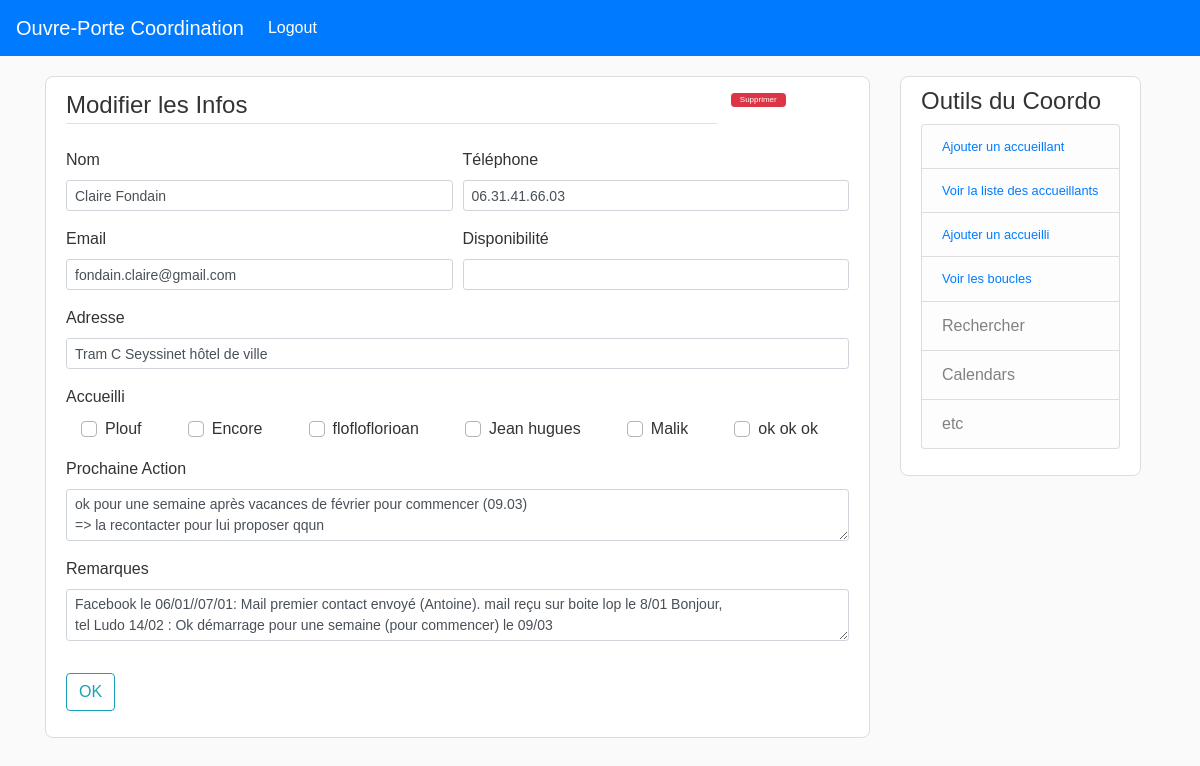
/accueillant/1 (signed in), run on an earlier commit of the app's database.
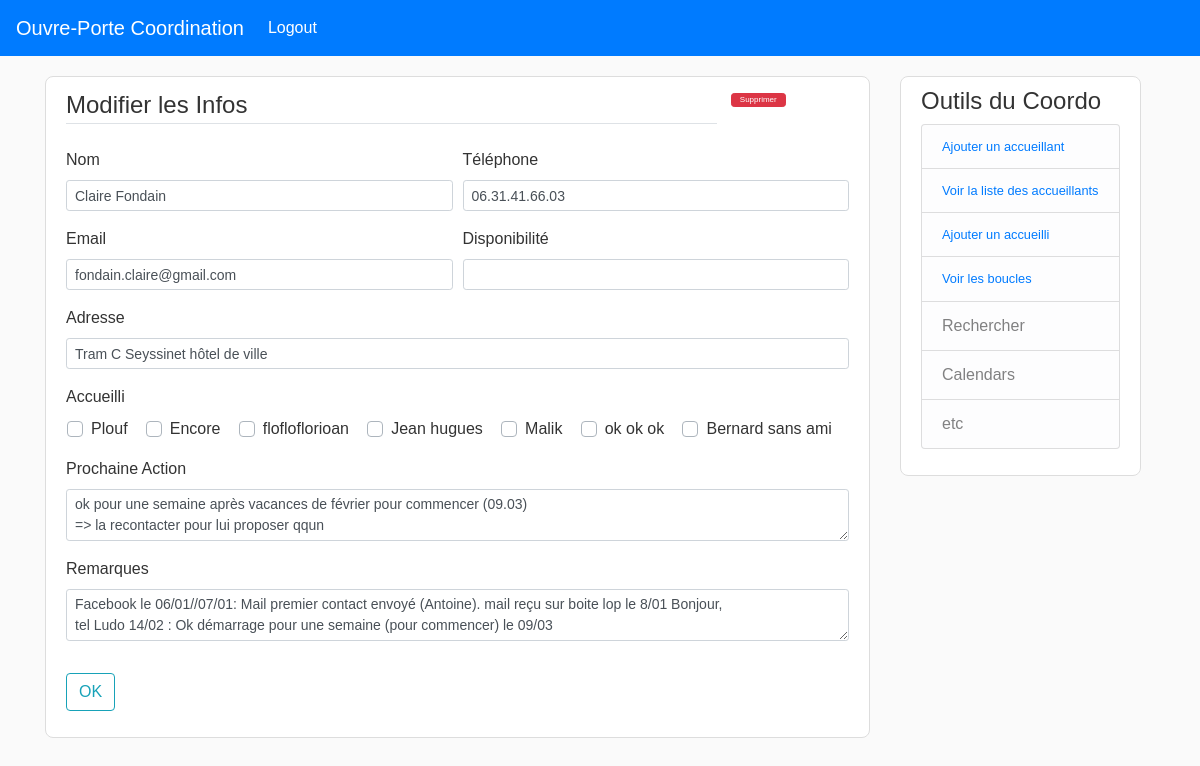
And on a later commit of the database.
### flask_app/models.py (models this page shows, shortened)
class Accueillant(db.Model):
    __tablename__ = 'accueillants'
    id = db.Column(db.Integer, primary_key=True)
    disponibilite = db.Column(db.String(120), unique=False, nullable=True)
    nom = db.Column(db.String(120), unique=True, nullable=False)
    tel = db.Column(db.String(120), unique=False, nullable=True)
    adresse = db.Column(db.String(120), unique=False, nullable=True)
    email = db.Column(db.String(120), unique=False, nullable=True)
    next_action = db.Column(db.Text, unique=False, nullable=True)
    remarques = db.Column(db.Text, unique=False, nullable=True)
    accueillis = db.relationship("Accueilli",
                                    secondary=Accueil,
                                    backref= db.backref('accueillants'))

class Accueilli(db.Model):
    __tablename__ = 'accueillis'
    id = db.Column(db.Integer, primary_key=True)
    nom = db.Column(db.String(120), unique=True, nullable=False)
    email = db.Column(db.String(120), unique=False, nullable=True)
    tel = db.Column(db.String(120), unique=False, nullable=True)
    remarques = db.Column(db.Text, unique=False, nullable=True)

### flask_app/accueillants/routes.py (the view)
@accueillants.route('/accueillant/<int:acc_id>', methods=['GET', 'POST'])
@login_required
def update_accueillant(acc_id):
    acc = Accueillant.query.get_or_404(acc_id)
    form = AccueillantInfoForm()
    accueillis = Accueilli.query.all()
    if form.validate_on_submit():
        acc.nom = form.nom.data
        acc.tel = form.tel.data
        acc.adresse = form.adresse.data
        acc.email = form.email.data
        acc.next_action = form.next_action.data
        acc.remarques = form.remarques.data
        values = request.form.getlist('check')
        list_acc = [Accueilli.query.get(v) for v in values]
        acc.accueillis.extend(list_acc)
        db.session.commit()
        return redirect(url_for('accueillants.liste_accueillants'))
    elif request.method == 'GET':
        form.nom.data = acc.nom
        form.tel.data = acc.tel
        form.adresse.data = acc.adresse
        form.email.data = acc.email
        form.next_action.data = acc.next_action
        form.remarques.data = acc.remarques
    return render_template('accueillant_infos.html',
                           title='create_modif_accueillant',
                           legend='Modifier les Infos',
                           form=form,
                           accueillant=acc,
                           accueillis=accueillis)

### flask_app/accueillants/forms.py
class AccueillantInfoForm(FlaskForm):
    disponibilite = StringField('Disponibilité')
    nom = StringField('Nom', validators=[DataRequired()])
    tel = StringField('Téléphone')
    adresse = StringField('Adresse')
    email = StringField('Email')
    accueillis = SelectMultipleField(u'Accueilli', choices=[])
    next_action = TextAreaField('Prochaine Action')
    remarques = TextAreaField('Remarques')
    submit = SubmitField("OK")

### flask_app/models.py (called while the page is built)
@login_manager.user_loader
def load_coordinateur(coordo_id):
    return Coordinateur.query.get(int(coordo_id))

### flask_app/templates/accueillant_infos.html (shortened to what this page needs)
{% extends "layout.html" %}
{% block content %}
<div class="content-section">
    <form method="POST" action="">
        <fieldset class="form-group">
            <div class="form-row">
                <div class="col-10">
                    <legend class="border-bottom mb-4"> {{ legend }}</legend>
                </div>
                {% if accueillant %}
                <div class="col-2">
                    <button type="button" class="btn btn-danger btn-sm m-1 py-0" style="font-size: 0.5em;"
                        data-toggle="modal" data-target="#deleteModal">
                        Supprimer
                    </button>
                </div>
                {% endif %}
            </div>
            <div class="form-row">
                <div class="form-group col-md-6">
                    {{ form.nom.label(class="form-control-label") }}
                    {% if form.nom.errors %}
                    {{ form.nom(class="form-control form-control-sm is-invalid") }}
                    <div class="invalid-feedback">
                        {% for error in form.nom.errors %}
                        <span>{{ error }}</span>
                        {% endfor%}
                    </div>
                    {% else %}
                    {{ form.nom(class="form-control form-control-sm") }}
                    {% endif %}
                </div>
                <div class="form-group col-md-6">
                    {{ form.tel.label(class="form-control-label") }}
                    {% if form.tel.errors %}
                    {{ form.tel(class="form-control form-control-sm is-invalid") }}
                    <div class="invalid-feedback">
                        {% for error in form.tel.errors %}
                        <span>{{ error }}</span>
                        {% endfor%}
                    </div>
                    {% else %}
                    {{ form.tel(class="form-control form-control-sm") }}
                    {% endif %}
                </div>
            </div>
            <div class="form-row">
                <div class="form-group col-md-6">
                    {{ form.email.label(class="form-control-label") }}
                    {% if form.email.errors %}
                    {{ form.email(class="form-control form-control-sm is-invalid") }}
                    <div class="invalid-feedback">
                        {% for error in form.email.errors %}
                        <span>{{ error }}</span>
                        {% endfor%}
                    </div>
                    {% else %}
                    {{ form.email(class="form-control form-control-sm") }}
                    {% endif %}
                </div>
                <div class="form-group col-md-6">
                    {{ form.disponibilite.label(class="form-control-label") }}
                    {% if form.disponibilite.errors %}
                    {{ form.disponibilite(class="form-control form-control-sm is-invalid") }}
                    <div class="invalid-feedback">
                        {% for error in form.disponibilite.errors %}
                        <span>{{ error }}</span>
                        {% endfor%}
                    </div>
                    {% else %}
                    {{ form.disponibilite(class="form-control form-control-sm") }}
                    {% endif %}
                </div>
            </div>
            <div class="form-group">
                {{ form.adresse.label(class="form-control-label") }}
                {% if form.adresse.errors %}
                {{ form.adresse(class="form-control form-control-sm is-invalid") }}
                <div class="invalid-feedback">
                    {% for error in form.adresse.errors %}
                    <span>{{ error }}</span>
                    {% endfor%}
                </div>
                {% else %}
                {{ form.adresse(class="form-control form-control-sm") }}
                {% endif %}
            </div>
            <div class="form-group ">
                {{ form.accueillis.label(class="form-control-label") }}
                <div class="mycheckbox">
                    {% for accueilli in accueillis %}
                    <div class="custom-control custom-checkbox ">
                        <label class="custom-control-label" for="check-{{accueilli.nom}}"> {{ accueilli.nom }}</label>
                    </div>
                    {% endfor %}
                </div>
            </div>
            <div class="form-group">
                {{ form.next_action.label(class="form-control-label") }}
                {% if form.next_action.errors %}
                {{ form.next_action(class="form-control form-control-sm is-invalid") }}
                <div class="invalid-feedback">
                    {% for error in form.next_action.errors %}
                    <span>{{ error }}</span>
                    {% endfor%}
                </div>
                {% else %}
                {{ form.next_action(class="form-control form-control-sm") }}
                {% endif %}
            </div>
            <div class="form-group">
                {{ form.remarques.label(class="form-control-label") }}
                {% if form.remarques.errors %}
                {{ form.remarques(class="form-control form-control-sm is-invalid") }}
                <div class="invalid-feedback">
                    {% for error in form.remarques.errors %}
                    <span>{{ error }}</span>
                    {% endfor%}
                </div>
                {% else %}
                {{ form.remarques(class="form-control form-control-sm") }}
                {% endif %}
            </div>
        </fieldset>
        <div class="form-group">
            {{ form.submit(class="btn btn-outline-info")}}
        </div>
    </form>
</div>
{% endblock content %}

### flask_app/templates/layout.html (shortened to what this page needs)
<!DOCTYPE html>
<html lang="en">
<head>
  <link rel="stylesheet" href="https://stackpath.bootstrapcdn.com/bootstrap/4.4.1/css/bootstrap.min.css"
>
  <link rel="stylesheet" type="text/css" href="{{ url_for('static', filename='main.css')}}">
</head>
<body>
  <nav class="navbar navbar-expand-lg navbar-dark bg-primary">
    <a class="navbar-brand" href="{{ url_for('main.index') }}">Ouvre-Porte Coordination</a>
    <div class="collapse navbar-collapse" id="navbarNavDropdown">
      <ul class="navbar-nav">
        {% if current_user.is_authenticated %}
        <li class="nav-item active">
          <a class="nav-link" href="{{url_for('coordinateurs.logout')}}">Logout </a>
        </li>
        {% endif %}
      </ul>
    </div>
  </nav>
  <main role="main" class="container">
    <div class="row">
      <div class="col-md-9">
        {% block content %}{% endblock %}
      </div>
      <div class="col-md-3">
        <div class="outils-coordo content-section">
          <h4>Outils du Coordo</h4>
          <ul class="list-group">
            <li class="nav-item list-group-item list-group-item-light">
              <a class="nav-link small p-0" href="{{url_for('accueillants.new_accueillant')}}">Ajouter un accueillant
              </a>
            </li>
            <li class="nav-item list-group-item list-group-item-light">
              <a class="nav-link small p-0" href="{{url_for('accueillants.liste_accueillants')}}">Voir la liste des
                accueillants </a>
            </li>
            <li class="nav-item list-group-item list-group-item-light">
              <a class="nav-link small p-0" href="{{url_for('boucles_accueil.new_accueilli')}}">Ajouter un accueilli
              </a>
            </li>
            <li class="nav-item list-group-item list-group-item-light">
              <a class="nav-link small p-0" href="{{url_for('boucles_accueil.liste_accueillis')}}">Voir les boucles </a>
            </li>
            <li class="list-group-item list-group-item-light">Rechercher</li>
            <li class="list-group-item list-group-item-light">Calendars</li>
            <li class="list-group-item list-group-item-light">etc</li>
          </ul>
        </div>
      </div>
    </div>
  </main>
</body>
</html>

### flask_app/static/main.css (style rules this page uses)
body { background: #fafafa; color: #333333; font-family: Verdana, Geneva, sans-serif !important; }
.content-section { background: #ffffff; border-radius: 8px; border: 1px solid #dddddd; padding: 10px 20px; margin-bottom: 20px; margin-top: 20px; }
.outils-coordo { position: fixed; }
.mycheckbox { display: flex; flex-wrap: wrap; justify-content: space-around; }
.mycheckbox>div { margin-right: 1rem; }

What changed in the data, as far as the page shows it:
added Accueilli: nom "Bernard sans ami"
